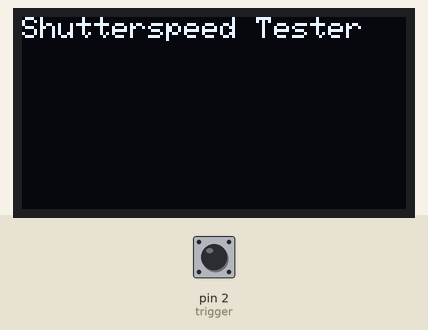
Bench run of a sketch on a simulated Arduino Uno, built with avr-gcc and run on an emulated ATmega328P. Parts: 128×64 one-colour display. Inputs (shaded band) come from the test bench; at power-on: pin 2 (trigger) LOW. What the sketch prints to the serial monitor is not drawn.

Above: at 1.2 s.
1.3 s: pin 2 (trigger) pulsed HIGH 2 times (0.12 s each, 0.3 s apart)
At 1.46 s:
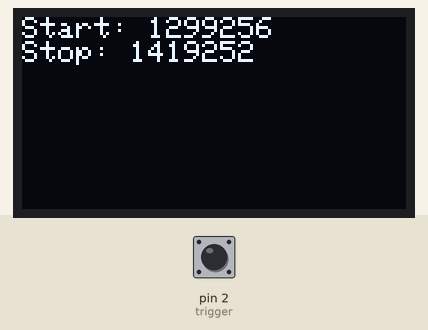
At 3.0 s:
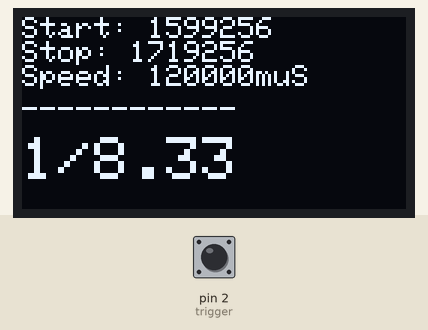
Timing chart, 0 to 4.5 s (numbered marks = the images above; inputs shaded):
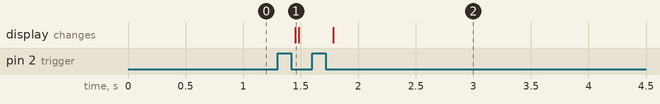

The sketch:

ShutterTester_openSX70.ino
```cpp
#include <SPI.h>
#include <Wire.h>
#include <Adafruit_GFX.h>
#include <Adafruit_SSD1306.h>

//Display
#define SCREEN_WIDTH 128 // OLED display width, in pixels
#define SCREEN_HEIGHT 64 // OLED display height, in pixels

// Declaration for an SSD1306 display connected to I2C (SDA, SCL pins)
#define OLED_RESET     4 // Reset pin # (or -1 if sharing Arduino reset pin)
Adafruit_SSD1306 display(SCREEN_WIDTH, SCREEN_HEIGHT, &Wire, OLED_RESET);

long Start;   // this is the time in microseconds that the shutter opens (the arduino runs a microsecond clock in the background always - it is reasonably accurate for this purpose)
long Stop;    // this is the time in microseconds that the shutter closes
int Fired = 0;  // this is a flag indicating when the shutter has been fired completely.  when fired =1, the shutter has been fired, and the computer needs to display the information related to the exposure time.
int Risingflag = 0;  // this is a flag that i set in my interrupt routine, Rising flag is set to = 1 when the voltage INCREASES in the interrupt
int Fallingflag = 0;  // this is a flag that i set in the interrupt routine, Fallingflag is set to =1 when the voltage DECREASES in the interrupt

void setup() {                                                  //This part of the program is run exactly once on boot

  Serial.begin(9600);                                          //opens a serial connection.
  attachInterrupt(digitalPinToInterrupt(2), CLOCK, CHANGE);    //run the function CLOCK, every time the voltage on pin 2 changes.
  Serial.println("SS Tester");
  //Serial.println(digitalRead(2));
  if(!display.begin(SSD1306_SWITCHCAPVCC, 0x3C)) { // Address 0x3D for 128x64
    Serial.println(F("SSD1306 allocation failed"));
    for(;;); // Don't proceed, loop forever
  }
  display.clearDisplay();                 // Löschen Display
  display.setTextSize(1);                 // Schriftgröße 1
  display.setTextColor(WHITE);
  display.setCursor(0,0);               // Cursor in der ersten Zeile auf die 10. Stelle gehen ...
  display.println("Shutterspeed Tester");      // ... und dort Text ausgeben
  display.display();
}

void loop() {                                                  // this part of the program is run, in order, over and over again, start to finish, unless INTERRUPTED by our interrupt
  //Serial.println(digitalRead(2));
  if(Risingflag ==1){
    Start = micros();       //set the variable Start to current microseconds
  Risingflag=0;           //reset the rising flag to 0, so that this function isnt called again until the shutter actually fires
  }
  if(Fallingflag == 1){
  Stop = micros();      // set the variable Stop to current microseconds
  Fallingflag = 0;      //reset the falling flag to 0, so that this function isnt called again untill the shutter fires again.
  Fired = 1;            // set the fired flag to 1, triggering the calculation of a shutter speed, and its display over the serial monitor.
  }
  if(Fired == 1){                            //if the flag Fired = 1, print this information to the serial monitor"
    Serial.print("Start: ");
    Serial.println(Start);
    Serial.print("Stop: ");
    Serial.println(Stop);
    long Speed = (Stop - Start);      // make a variable called speed, which is the total number of microseconds that the shutter is open for
    Serial.print("Microseconds: ");
    Serial.println(Speed);               //display total microseconds in shutter interval

    display.clearDisplay();                 // Löschen Display
    display.setTextSize(1);                 // Schriftgröße 1
    display.setTextColor(WHITE);
    display.setCursor(0, 0);               // Cursor in der ersten Zeile auf die 10. Stelle gehen ...
    display.print("Start: ");      // ... und dort Text ausgeben
    display.println(Start);
    display.print("Stop: ");      // ... und dort Text ausgeben
    display.println(Stop);
    display.display();
    display.print("Speed: ");      // ... und dort Text ausgeben
    display.print(Speed);
    display.println("muS");


    float SS = (float)Speed/1000000;    // make a variable SS, which is how many seconds that the shutter open for
    float SS2 = 1/SS;                   // make a variable SS2, which is the inverse of the SS, or 1/ the shutter speed
    Serial.print("shutter speed: 1/");
    Serial.println(SS2);                //display the shutter speed
    Serial.println();

    display.println("____________");
    display.println(" ");
    display.setTextSize(2);                 // Schriftgröße 1
    display.print("1/");
    display.println(SS2);
    display.display();
    Start = 0;                         // reset Start to 0
    Stop = 0;                           //reset Stop to 0 . *** these are not necessarily needed, but makes errors more evident should they occur
    Fired = 0;                          //reset Fired flag to 0, so that the shutter speed will not be calclulated and displayed, until the next full interrupt cycle, where a start and stop time are generated.
  }
}

void CLOCK(){                     //this is the interrupt function, which is called everytime the voltage on pin 2 changes, no matter where in the main program loop that the computer is currently in
  if(digitalRead(2) == HIGH){
    Risingflag = 1;                // if the voltage on pin 2 is high, set the Risingflag to 1 : this will trigger the function called Rising from the main loop, which will set a start time
  }
  if(digitalRead(2) == LOW){        // . if the voltage on pin 2 is low, set the Fallingflag to 1 : this will trigger the function called Falling from the main loop, which will set the stop time, and also set the Fired flag to 1.
    Fallingflag =1;
  }
}
```

Measured:
- after the input at 1.3 s, the display: changes after 0.15 s (image 1)
